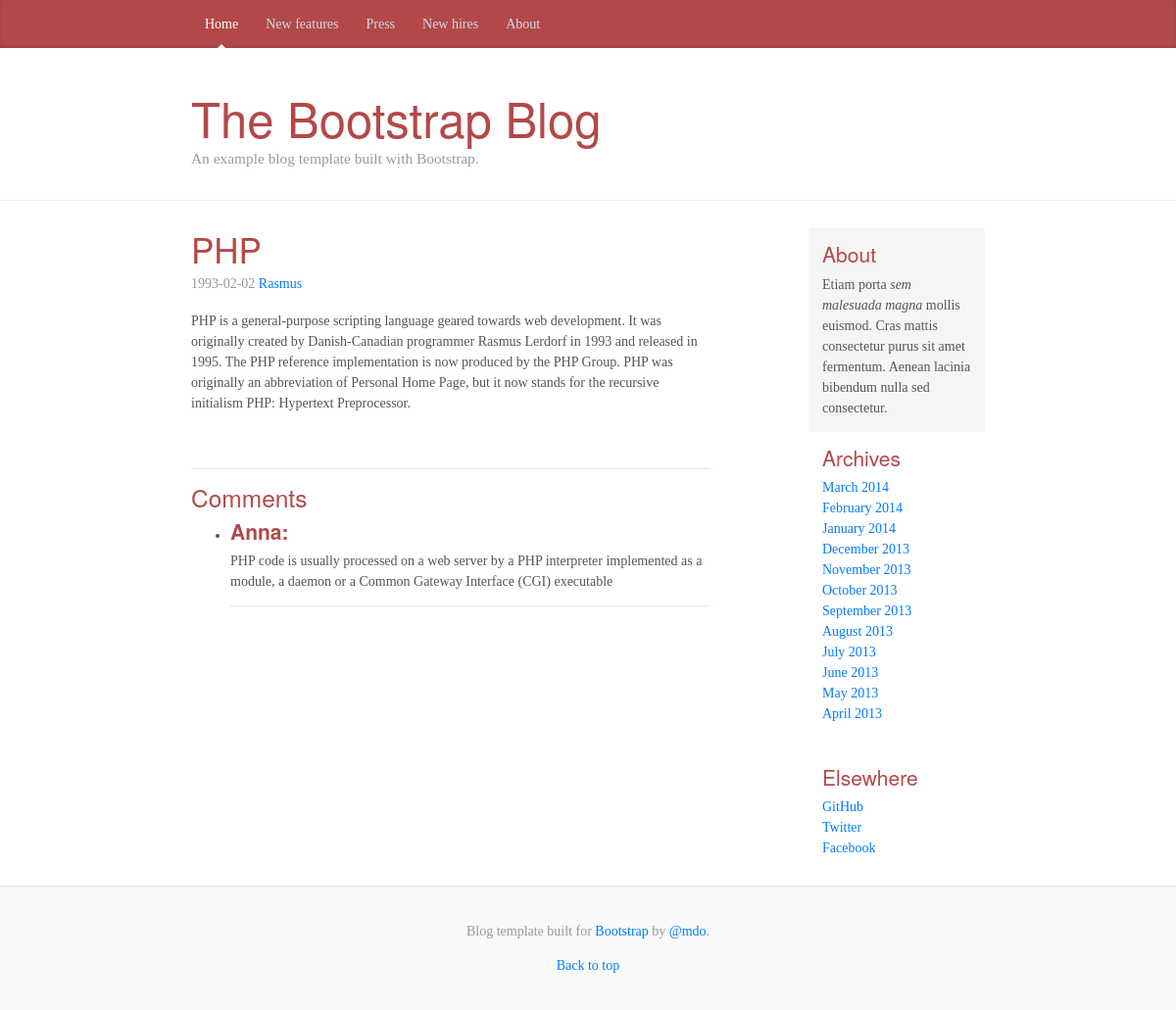
The page /single-post.php?post_id=2 on the database its author committed.
### tables this page shows
create table posts(id int auto_increment, 
title varchar(255) not null, 
body text not null, 
author varchar(100) not null, 
created_at date not null, 
primary key(id));

CREATE TABLE comments(
    id int auto_increment, 
    author varchar(100) not null, 
    text text not null,
    post_id int not null,
    primary key (id), 
    foreign key (post_id) references posts(id)
);

### db.php (called while the page is built, shortened)
<?php
function getData($sql, $connection, $fetchAll = false)
{
    $statement = $connection->prepare($sql);
    $statement->execute();
    $statement->setFetchMode(PDO::FETCH_ASSOC);
    return $fetchAll ? $statement->fetchAll() : $statement->fetch();
}
?>

### single-post.php (the view)
<?php include('db.php') ?>
<?php include('header.php') ?>
<main role="main" class="container">
    <div class="row">
        <div class="col-sm-8 blog-main">
            <?php
             if(isset($_GET['post_id'])) {
                $sql1 = "SELECT * FROM posts p WHERE p.id = {$_GET['post_id']}";
                $post = getData($sql1, $connection, $fetchAll = false);
                $sql2 = "SELECT * FROM comments c WHERE c.post_id = {$_GET['post_id']}";
                $comments = getData($sql2, $connection, $fetchAll = true);
                ?>
                <?php
            } else {
                echo ('post_id nije prosledjen kroz $_GET');
            }
            ?>
             <div class="blog-post">
                <a href="single-post.php?post_id=<?php echo ($post['id']) ?>">
                    <h2 class="blog-post-title">
                        <?php echo ($post['title']) ?>
                    </h2>
                </a>
                <p class="blog-post-meta">
                    <?php echo ($post['created_at']) ?> <a href="#">
                        <?php echo ($post['author']) ?>
                    </a>
                </p>
                <p>
                    <?= $post['body'] ?>
                </p>
            </div>
            <?php include('comments.php') ?>
        </div>
            <?php include('sidebar.php'); ?>
</main>
<?php include('footer.php') ?>

### comments.php
<div class="comments">
    <hr>
    <h3>Comments</h3>
    <ul>
        <?php foreach ($comments as $comment) { ?>
            <li>
                <h4>
                    <?='<strong>' . $comment['author'] . ':</strong> '?>
                </h4>
                <?= $comment['text'] ?>
            </li>
            <hr>
        <?php } ?>
    </ul>
</div>

### styles/styles.css (style rules this page uses)
@media (min-width: 48em) { html { font-size: 14px; } }
body { font-family: Georgia, "Times New Roman", Times, serif; color: #555; }
h1, .h1, h2, .h2, h3, .h3, h4, .h4, h5, .h5, h6, .h6 { font-family: "Helvetica Neue", Helvetica, Arial, sans-serif; font-weight: 400; color: #b34848; }
.container { max-width: 60rem; }
.blog-post { margin-bottom: 4rem; }
.blog-post-title { margin-bottom: 0.25rem; font-size: 2.5rem; }
.blog-post-meta { margin-bottom: 1.25rem; color: #999; }

### rows shown on the page
posts: title "PHP", created_at "1993-02-02", author "Rasmus", body "PHP is a general-purpose scripting language geared towards web development. It was originally created by Danish-Canadian programmer Rasmus Lerdorf in 1993 and released in 1995. The PHP reference implementation is now produced by the PHP Group. PHP was originally an abbreviation of Personal Home Page, but it now stands for the recursive initialism PHP: Hypertext Preprocessor."
comments: author "Anna", text "PHP code is usually processed on a web server by a PHP interpreter implemented as a module, a daemon or a Common Gateway Interface (CGI) executable"
